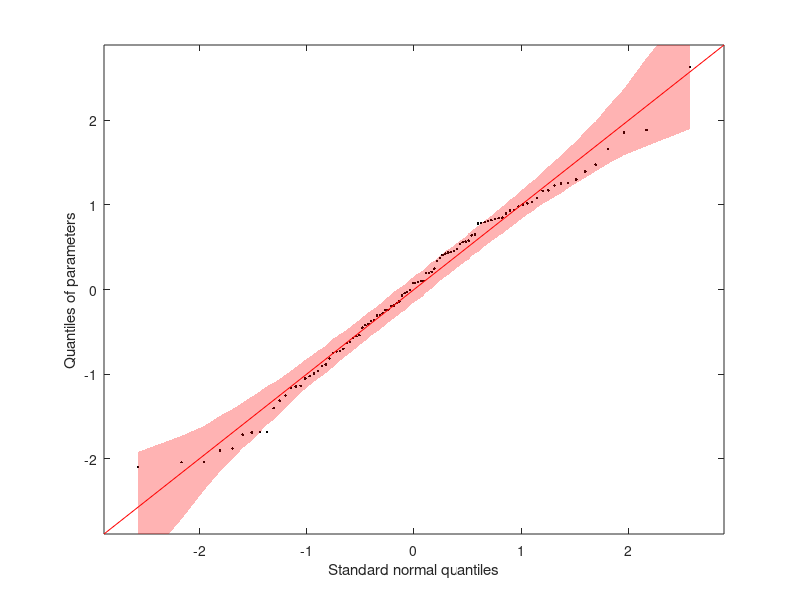

This chart was generated by the following MATLAB code:
% qq plot with confidence intervals
%
% qqplotconfidence(p, runConfInts)
%
% p:            data values
% runConfInts:  compute confidence intervals [false]

function qqplotconfidence(p, runConfInts)

if(~exist('runConfInts','var'))
    runConfInts = false;
end

if(~exist('p','var'))
    p = randn(1,100);
    figure(1);
    runConfInts = true;
end

[p,q] = gety(p);
plot(q, p, 'k.');
hold on
l = max(abs([q(:); p(:)]));
plot([-l l]*1.1, [-l l]*1.1, 'r');

if(runConfInts)
    N = 1000;
    pps = [];
    for j=1:N
        pp = randn(size(p));
        [pp,~] = gety(pp);
        pps(j,:) = pp; %#ok<AGROW>
    end
    ppquants = quantile(pps, [0.025 0.975]);
    patch([q' fliplr(q')], [ppquants(1,:) fliplr(ppquants(2,:))], ...
        -ones(size([q' fliplr(q')])), ...
        'FaceColor','r','FaceAlpha',0.3,'EdgeColor','none');
end

hold off

xlim([-l l]*1.1);
ylim([-l l]*1.1);

xlabel('Standard normal quantiles');
ylabel('Quantiles of parameters');

function [p,q] = gety(p)

p = zscore(p);
p = sort(p);

[n, m] = size(p);
if n == 1
   p = p';
   n = m;
   m = 1;
end

nvec = sum(~isnan(p));
q = repmat((1:n)', 1, m);
q = (q-.5) ./ repmat(nvec, n, 1);
q(isnan(p)) = NaN;

q = norminv(q);

